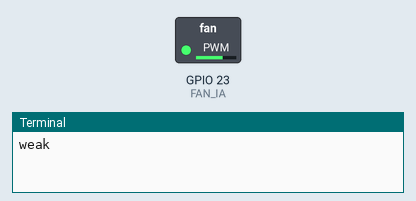
Recording of a program running on a simulated Raspberry Pi (BCM pin numbers). Parts: switched loads named in the program (green lamp = pin HIGH), the last lines printed to the terminal.

Above: at 0.05 s.
At 7.45 s:
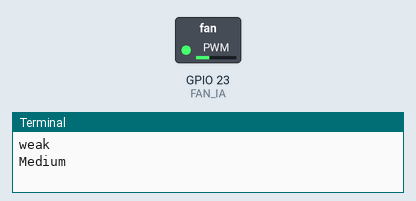
At 14.95 s:
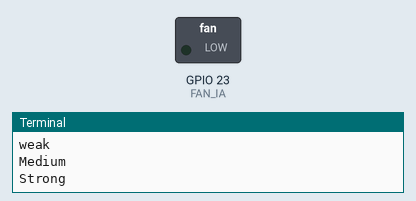
Timing chart, 0 to 19.5 s (numbered marks = the images above):
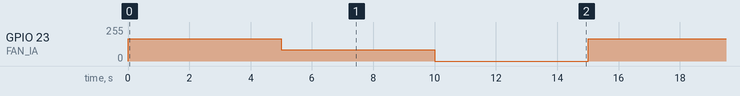

Measured:
- by itself, GPIO 23 (FAN_IA): repeats every 15.0 s: 84/255 5.0 s, 0/255 5.0 s, 168/255 5.0 s

The program:

fan_motor_test3.py
```python
import RPi.GPIO as GPIO
import time

#BCM. 23, wPi. 4, Physical. 16
FAN_IA = 23

GPIO.setmode(GPIO.BCM)
GPIO.setup(FAN_IA, GPIO.OUT)

pwm = GPIO.PWM(FAN_IA, 60)
pwm.start(0)

# weak
def weak() :
    pwm.ChangeDutyCycle(66)
    print("weak")
    time.sleep(5)

# medium
def Medium() :
    pwm.ChangeDutyCycle(33)
    print("Medium")
    time.sleep(5)

# strong
def Strong() :
    pwm.ChangeDutyCycle(0)
    print("Strong")
    time.sleep(5)


if __name__ == "__main__":
    try :
        while True:
            weak()
            Medium()
            Strong()
    except:
        GPIO.cleanup()
        print("end")
        
```
